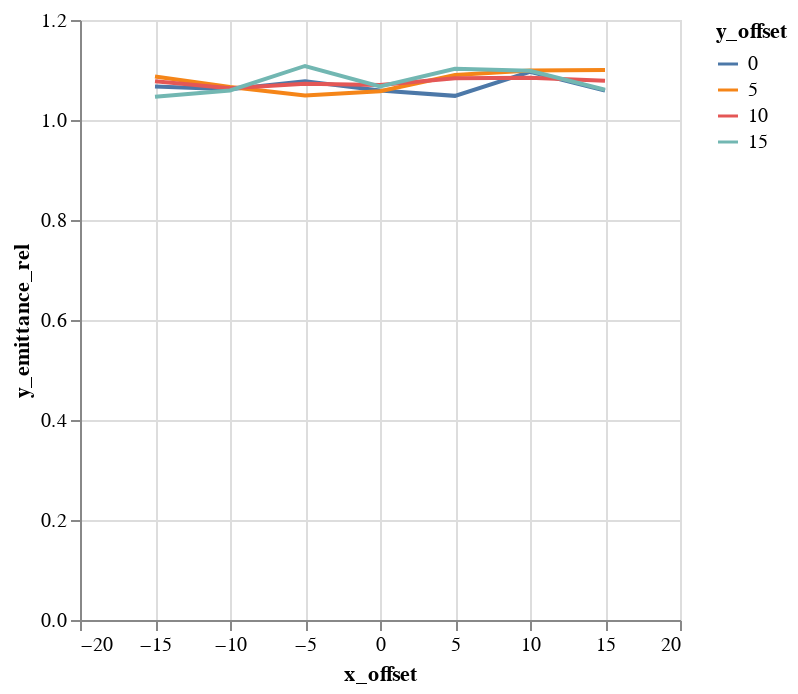

Write notebook code for a chart like this one.
### Code cell
alt.Chart(emit_df).mark_line().encode(
    color='y_offset:N',
    x='x_offset',
    y='y_emittance_rel',
)

### Figure 1 — Vega-Lite specification as saved in the notebook (floating-point values rounded to 4 significant figures)
{"$schema": "https://vega.github.io/schema/vega-lite/v1.2.1.json", "data": {"values": [{"losses": 0, "relbeta": 0.002308, "sourceID": 16777222, "sourceName": "x_-15_y_0", "x_emittance": 1.766, "x_emittance_rel": 1.089, "x_norm_emittance": 0.004076, "x_offset": -15, "y_emittance": 1.678, "y_emittance_rel": 1.067, "y_norm_emittance": 0.003873, "y_offset": 0}, {"losses": 0, "relbeta": 0.002308, "sourceID": 16777229, "sourceName": "x_-15_y_5", "x_emittance": 1.752, "x_emittance_rel": 1.1, "x_norm_emittance": 0.004044, "x_offset": -15, "y_emittance": 1.733, "y_emittance_rel": 1.087, "y_norm_emittance": 0.004, "y_offset": 5}, {"losses": 0, "relbeta": 0.002308, "sourceID": 16777236, "sourceName": "x_-15_y_10", "x_emittance": 1.771, "x_emittance_rel": 1.095, "x_norm_emittance": 0.004087, "x_offset": -15, "y_emittance": 1.721, "y_emittance_rel": 1.078, "y_norm_emittance": 0.003972, "y_offset": 10}, {"losses": 0, "relbeta": 0.002308, "sourceID": 16777243, "sourceName": "x_-15_y_15", "x_emittance": 1.877, "x_emittance_rel": 1.123, "x_norm_emittance": 0.004334, "x_offset": -15, "y_emittance": 1.739, "y_emittance_rel": 1.047, "y_norm_emittance": 0.004015, "y_offset": 15}, {"losses": 0, "relbeta": 0.002308, "sourceID": 16777220, "sourceName": "x_-10_y_0", "x_emittance": 1.726, "x_emittance_rel": 1.084, "x_norm_emittance": 0.003985, "x_offset": -10, "y_emittance": 1.648, "y_emittance_rel": 1.061, "y_norm_emittance": 0.003805, "y_offset": 0}, {"losses": 0, "relbeta": 0.002308, "sourceID": 16777227, "sourceName": "x_-10_y_5", "x_emittance": 1.722, "x_emittance_rel": 1.068, "x_norm_emittance": 0.003976, "x_offset": -10, "y_emittance": 1.684, "y_emittance_rel": 1.066, "y_norm_emittance": 0.003888, "y_offset": 5}, {"losses": 0, "relbeta": 0.002308, "sourceID": 16777234, "sourceName": "x_-10_y_10", "x_emittance": 1.597, "x_emittance_rel": 1.074, "x_norm_emittance": 0.003687, "x_offset": -10, "y_emittance": 1.771, "y_emittance_rel": 1.064, "y_norm_emittance": 0.004088, "y_offset": 10}, {"losses": 0, "relbeta": 0.002308, "sourceID": 16777241, "sourceName": "x_-10_y_15", "x_emittance": 1.57, "x_emittance_rel": 1.083, "x_norm_emittance": 0.003624, "x_offset": -10, "y_emittance": 1.731, "y_emittance_rel": 1.059, "y_norm_emittance": 0.003995, "y_offset": 15}, {"losses": 0, "relbeta": 0.002308, "sourceID": 16777218, "sourceName": "x_-5_y_0", "x_emittance": 1.822, "x_emittance_rel": 1.087, "x_norm_emittance": 0.004207, "x_offset": -5, "y_emittance": 1.85, "y_emittance_rel": 1.077, "y_norm_emittance": 0.004272, "y_offset": 0}, {"losses": 0, "relbeta": 0.002308, "sourceID": 16777225, "sourceName": "x_-5_y_5", "x_emittance": 1.622, "x_emittance_rel": 1.065, "x_norm_emittance": 0.003744, "x_offset": -5, "y_emittance": 1.706, "y_emittance_rel": 1.049, "y_norm_emittance": 0.003938, "y_offset": 5}, {"losses": 0, "relbeta": 0.002308, "sourceID": 16777232, "sourceName": "x_-5_y_10", "x_emittance": 1.621, "x_emittance_rel": 1.073, "x_norm_emittance": 0.003743, "x_offset": -5, "y_emittance": 1.658, "y_emittance_rel": 1.073, "y_norm_emittance": 0.003826, "y_offset": 10}, {"losses": 0, "relbeta": 0.002308, "sourceID": 16777239, "sourceName": "x_-5_y_15", "x_emittance": 1.8, "x_emittance_rel": 1.064, "x_norm_emittance": 0.004155, "x_offset": -5, "y_emittance": 1.667, "y_emittance_rel": 1.108, "y_norm_emittance": 0.003849, "y_offset": 15}, {"losses": 0, "relbeta": 0.002308, "sourceID": 16777216, "sourceName": "x_0_y_0", "x_emittance": 1.681, "x_emittance_rel": 1.092, "x_norm_emittance": 0.003882, "x_offset": 0, "y_emittance": 1.627, "y_emittance_rel": 1.059, "y_norm_emittance": 0.003756, "y_offset": 0}, {"losses": 0, "relbeta": 0.002308, "sourceID": 16777223, "sourceName": "x_0_y_5", "x_emittance": 1.672, "x_emittance_rel": 1.086, "x_norm_emittance": 0.003861, "x_offset": 0, "y_emittance": 1.623, "y_emittance_rel": 1.057, "y_norm_emittance": 0.003747, "y_offset": 5}, {"losses": 0, "relbeta": 0.002308, "sourceID": 16777230, "sourceName": "x_0_y_10", "x_emittance": 1.548, "x_emittance_rel": 1.103, "x_norm_emittance": 0.003572, "x_offset": 0, "y_emittance": 1.579, "y_emittance_rel": 1.07, "y_norm_emittance": 0.003645, "y_offset": 10}, {"losses": 0, "relbeta": 0.002308, "sourceID": 16777237, "sourceName": "x_0_y_15", "x_emittance": 1.866, "x_emittance_rel": 1.055, "x_norm_emittance": 0.004308, "x_offset": 0, "y_emittance": 1.721, "y_emittance_rel": 1.067, "y_norm_emittance": 0.003973, "y_offset": 15}, {"losses": 0, "relbeta": 0.002308, "sourceID": 16777217, "sourceName": "x_5_y_0", "x_emittance": 1.676, "x_emittance_rel": 1.082, "x_norm_emittance": 0.00387, "x_offset": 5, "y_emittance": 1.755, "y_emittance_rel": 1.048, "y_norm_emittance": 0.004052, "y_offset": 0}, {"losses": 0, "relbeta": 0.002308, "sourceID": 16777224, "sourceName": "x_5_y_5", "x_emittance": 1.731, "x_emittance_rel": 1.081, "x_norm_emittance": 0.003997, "x_offset": 5, "y_emittance": 1.606, "y_emittance_rel": 1.09, "y_norm_emittance": 0.003708, "y_offset": 5}, {"losses": 0, "relbeta": 0.002308, "sourceID": 16777231, "sourceName": "x_5_y_10", "x_emittance": 1.569, "x_emittance_rel": 1.073, "x_norm_emittance": 0.003622, "x_offset": 5, "y_emittance": 1.727, "y_emittance_rel": 1.084, "y_norm_emittance": 0.003987, "y_offset": 10}, {"losses": 0, "relbeta": 0.002308, "sourceID": 16777238, "sourceName": "x_5_y_15", "x_emittance": 1.751, "x_emittance_rel": 1.095, "x_norm_emittance": 0.004042, "x_offset": 5, "y_emittance": 1.735, "y_emittance_rel": 1.102, "y_norm_emittance": 0.004006, "y_offset": 15}, {"losses": 0, "relbeta": 0.002308, "sourceID": 16777219, "sourceName": "x_10_y_0", "x_emittance": 1.663, "x_emittance_rel": 1.094, "x_norm_emittance": 0.003838, "x_offset": 10, "y_emittance": 1.753, "y_emittance_rel": 1.096, "y_norm_emittance": 0.004046, "y_offset": 0}, {"losses": 0, "relbeta": 0.002308, "sourceID": 16777226, "sourceName": "x_10_y_5", "x_emittance": 1.592, "x_emittance_rel": 1.099, "x_norm_emittance": 0.003674, "x_offset": 10, "y_emittance": 1.655, "y_emittance_rel": 1.099, "y_norm_emittance": 0.003821, "y_offset": 5}, {"losses": 0, "relbeta": 0.002308, "sourceID": 16777233, "sourceName": "x_10_y_10", "x_emittance": 1.843, "x_emittance_rel": 1.057, "x_norm_emittance": 0.004255, "x_offset": 10, "y_emittance": 1.749, "y_emittance_rel": 1.085, "y_norm_emittance": 0.004037, "y_offset": 10}, {"losses": 0, "relbeta": 0.002308, "sourceID": 16777240, "sourceName": "x_10_y_15", "x_emittance": 1.698, "x_emittance_rel": 1.079, "x_norm_emittance": 0.003919, "x_offset": 10, "y_emittance": 1.66, "y_emittance_rel": 1.098, "y_norm_emittance": 0.003832, "y_offset": 15}, {"losses": 0, "relbeta": 0.002308, "sourceID": 16777221, "sourceName": "x_15_y_0", "x_emittance": 1.881, "x_emittance_rel": 1.255, "x_norm_emittance": 0.004342, "x_offset": 15, "y_emittance": 1.671, "y_emittance_rel": 1.059, "y_norm_emittance": 0.003857, "y_offset": 0}, {"losses": 1, "relbeta": 0.002308, "sourceID": 16777228, "sourceName": "x_15_y_5", "x_emittance": 1.892, "x_emittance_rel": 1.204, "x_norm_emittance": 0.004368, "x_offset": 15, "y_emittance": 1.634, "y_emittance_rel": 1.1, "y_norm_emittance": 0.003773, "y_offset": 5}, {"losses": 0, "relbeta": 0.002308, "sourceID": 16777235, "sourceName": "x_15_y_10", "x_emittance": 1.921, "x_emittance_rel": 1.184, "x_norm_emittance": 0.004434, "x_offset": 15, "y_emittance": 1.743, "y_emittance_rel": 1.079, "y_norm_emittance": 0.004023, "y_offset": 10}, {"losses": 0, "relbeta": 0.002308, "sourceID": 16777242, "sourceName": "x_15_y_15", "x_emittance": 1.725, "x_emittance_rel": 1.138, "x_norm_emittance": 0.003981, "x_offset": 15, "y_emittance": 1.684, "y_emittance_rel": 1.061, "y_norm_emittance": 0.003887, "y_offset": 15}]}, "encoding": {"color": {"field": "y_offset", "type": "nominal"}, "x": {"field": "x_offset", "type": "quantitative"}, "y": {"field": "y_emittance_rel", "type": "quantitative"}}, "mark": "line"}
